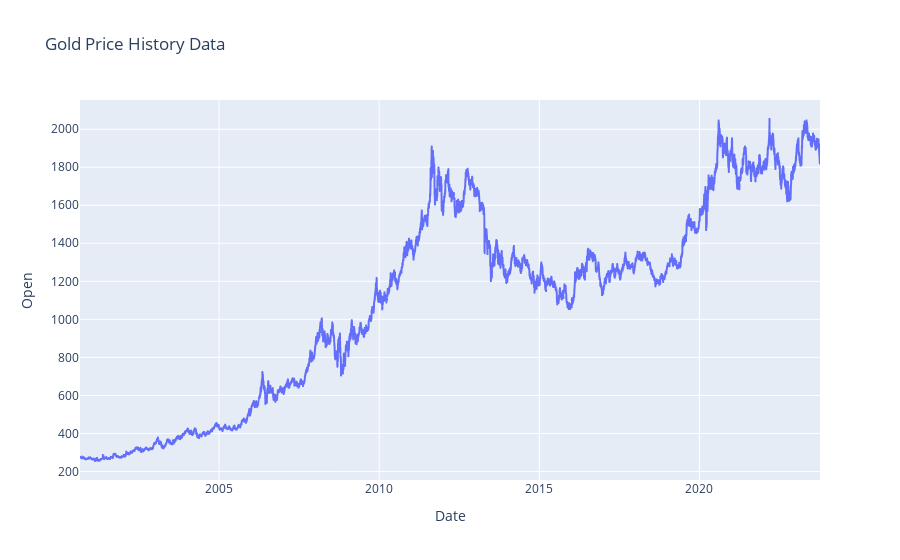

Notebook code for this chart:
### Code cell
fig = px.line(df,y='Open',x=df.index,
              title='Gold Price History Data')
fig.show()

### Figure 1 — Plotly figure (JSON) as saved in the notebook; plotly's stock layout.template omitted (floating-point values rounded to 4 significant figures; data arrays with more than 128 entries replaced by an {"elided": "..."} marker saying what was removed)
{"data": [{"hovertemplate": "Date=%{x}<br>Open=%{y}<extra></extra>", "legendgroup": "", "line": {"color": "#636efa", "dash": "solid"}, "marker": {"symbol": "circle"}, "mode": "lines", "name": "", "showlegend": false, "type": "scattergl", "x": {"elided": "5796 str values"}, "xaxis": "x", "y": {"elided": "5796 float values"}, "yaxis": "y"}], "layout": {"legend": {"tracegroupgap": 0}, "title": {"text": "Gold Price History Data"}, "xaxis": {"anchor": "y", "domain": [0, 1], "title": {"text": "Date"}}, "yaxis": {"anchor": "x", "domain": [0, 1], "title": {"text": "Open"}}}}
